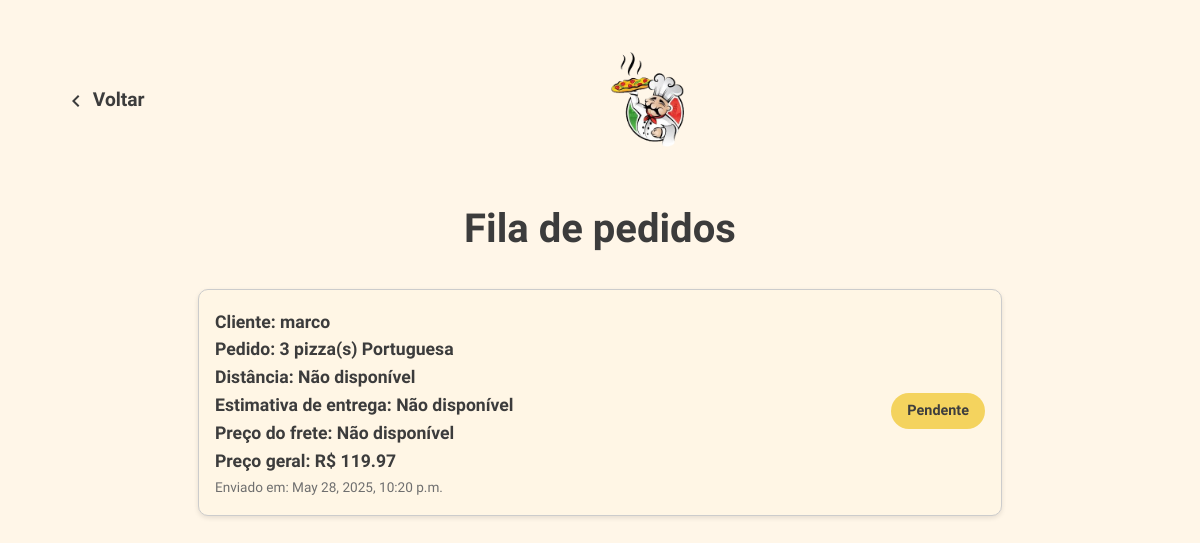
/cliente/fila/, run on an earlier commit of the app's database.
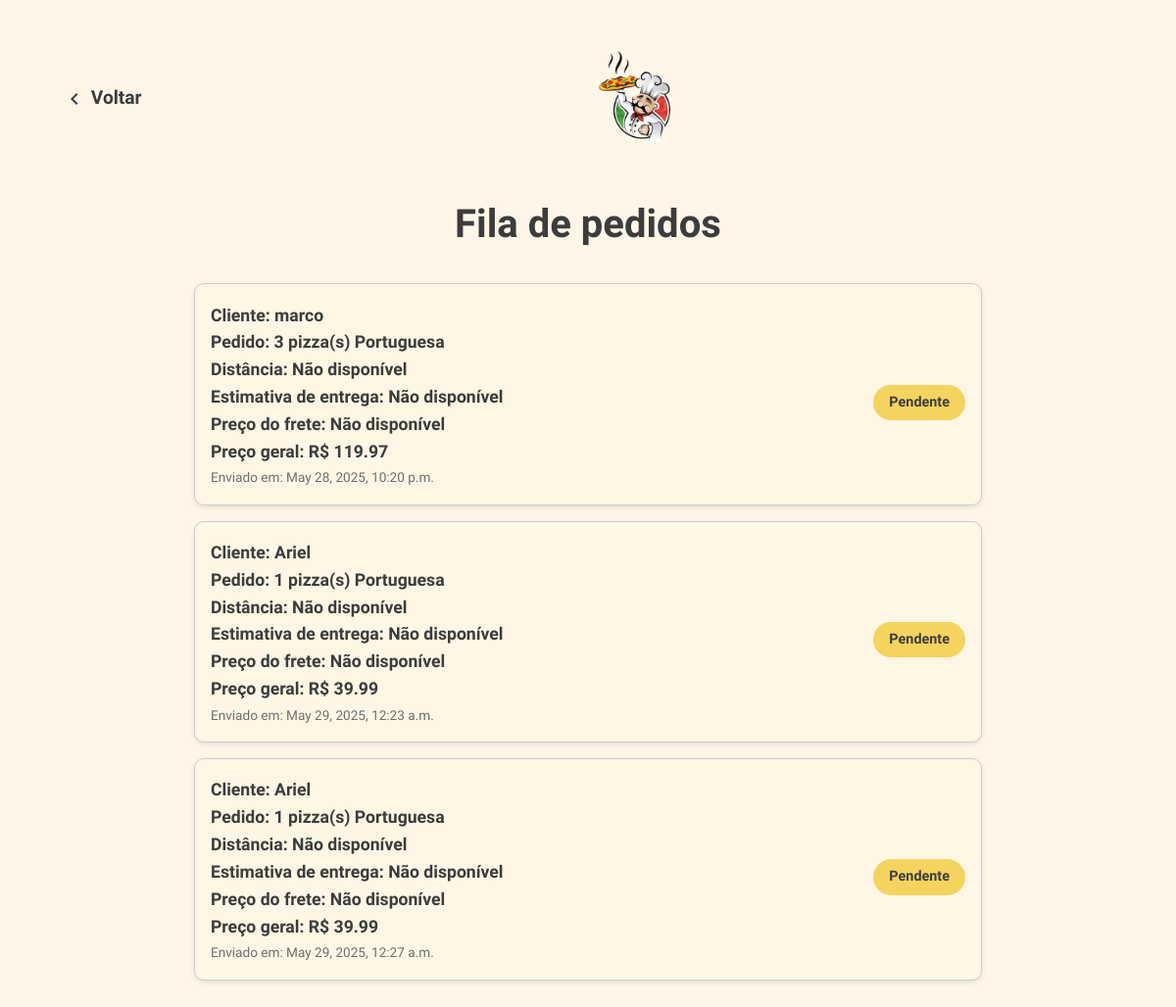
And on a later commit of the database.
### cliente/models.py (models this page shows, shortened)
class Pedido(models.Model):
    TAMANHOS = [('0', 'Grande'), ('1', 'Médio'), ('2', 'Pequeno')]
    BORDAS = [('0', 'Sem borda'), ('1', 'Catupiry'), ('2', 'Cheddar'), ('3', 'Doce de leite')]
    SABORES = [
        ('01', 'Portuguesa'),
        ('02', 'Chocolate'),
        ('03', 'Peixe'),
        ('04', 'Margarita'),
        ('05', 'Quatro-queijos'),
        ('06', 'Marguerita'),
        ('07', 'Calabresa'),
        ('08', 'Peperoni'),
        ('09', 'Alho e óleo'),
    ]
    OPCAO_PAGAMENTO = [
        ('dinheiro', 'Dinheiro'),
        ('debito', 'Cartão de Débito'),
        ('credito', 'Cartão de Crédito'),
        ('pix', 'PIX'),
    ]
    nome = models.CharField(max_length=100)
    cpf = models.CharField(max_length=11)
    endereco = models.CharField(max_length=200)
    quantidade = models.IntegerField()
    borda = models.CharField(max_length=1, choices=BORDAS)
    tamanho = models.CharField(max_length=1, choices=TAMANHOS)
    sabor1 = models.CharField(max_length=2, choices=SABORES, default='01')
    concluido = models.BooleanField(default=False)
    created_at = models.DateTimeField(auto_now_add=True)
    forma_de_pagamento = models.CharField(
        max_length=10,
        choices=OPCAO_PAGAMENTO,
        verbose_name="Forma de Pagamento"
    )

### cliente/views.py (the view)
# urls.py: path('fila/', views.fila_pedidos, name='fila_pedidos'),
def fila_pedidos(request):
    pedidos = Pedido.objects.filter(concluido=False).order_by('id')
    velocidade_media_kmh = 60
    preco_frete_por_km = 0.45
    for pedido in pedidos:
        coord_cliente = obter_coordenadas(pedido.endereco, API_KEY)
        if coord_cliente:
            lat1, lon1 = origem_ufa
            lat2, lon2 = coord_cliente
            distancia_km = haversine(lat1, lon1, lat2, lon2)
            distancia_km *= 1.45
            pedido.quilometragem = round(distancia_km, 1)
            pedido.tempo_entrega = int((distancia_km / velocidade_media_kmh) * 60) + 30
            pedido.preco_frete = round(distancia_km * preco_frete_por_km, 2)
        else:
            pedido.quilometragem = None
            pedido.tempo_entrega = None
            pedido.preco_frete = None
        preco_sabor = PRECO_SABORES.get(pedido.sabor1, 0)
        preco_borda = BORDAS.get(pedido.get_borda_display(), 0)
        preco_tamanho = TAMANHOS.get(pedido.get_tamanho_display(), 0)
        pedido.preco_geral = round(
            pedido.quantidade * (preco_sabor + preco_borda + preco_tamanho) +
            (pedido.preco_frete if pedido.preco_frete else 0), 2
        )
    return render(request, 'cliente/fila_pedidos.html', {'pedidos': pedidos})

### cliente/utils.py (called while the page is built)
def obter_coordenadas(endereco, api_key):
    try:
        url = f"https://api.opencagedata.com/geocode/v1/json?q={endereco}&key={api_key}"
        resposta = requests.get(url)
        resposta.raise_for_status()
        dados = resposta.json()
        if dados['results']:
            lat = dados['results'][0]['geometry']['lat']
            lon = dados['results'][0]['geometry']['lng']
            return (lat, lon)
        else:
            return None
    except requests.exceptions.RequestException:
        return None

### cliente/templates/cliente/fila_pedidos.html (shortened to what this page needs)
{% load static %}
<!DOCTYPE html>
<html lang="pt-br">
  <head>
    <link rel="stylesheet" href="{% static 'css/fila.css' %}" />
    <link rel="stylesheet" href="{% static 'css/style.css' %}" />
  </head>
  <body>
    <header>
      <a href="#" onclick="history.back(); return false;" class="back-arrow" aria-label="Voltar para página anterior">
        <svg viewBox="0 0 24 24" aria-hidden="true" focusable="false">
          <path d="M15.41 7.41L14 6l-6 6 6 6 1.41-1.41L10.83 12z" />
        </svg>Voltar
      </a>
      <a href="/"><img src="{% static 'img/logo.png' %}" alt="Logo Pizzaria" class="logo" /></a>
    </header>
    <div class="container">
      <h1>Fila de pedidos</h1>
      <div class="pedido-lista">
        {% for pedido in pedidos %}
          <div class="pedido">
            <div class="pedido-info">
              <p>
                <strong>Cliente:</strong> {{ pedido.nome }}
              </p>
              <p>
                <strong>Pedido:</strong> {{ pedido.quantidade }} pizza(s) {{ pedido.get_sabor1_display }}
              </p>
              <p>
                <strong>Distância:</strong>
                {% if pedido.quilometragem %}
                  {{ pedido.quilometragem }} km
                {% else %}
                  Não disponível
                {% endif %}
              </p>
              <p>
                <strong>Estimativa de entrega:</strong>
                {% if pedido.tempo_entrega %}
                  {{ pedido.tempo_entrega }} min
                {% else %}
                  Não disponível
                {% endif %}
              </p>
              <p>
                <strong>Preço do frete:</strong>
                {% if pedido.preco_frete %}
                  R$ {{ pedido.preco_frete|floatformat:2 }}
                {% else %}
                  Não disponível
                {% endif %}
              </p>
              <p>
                <strong>Preço geral:</strong> R$ {{ pedido.preco_geral|floatformat:2 }}
              </p>
              <small>Enviado em: {{ pedido.created_at|default:'Data não informada' }}</small>
            </div>
            <div class="pedido-status">
              <span class="status status-pendente">Pendente</span>
            </div>
          </div>
        {% empty %}
          <p>Não há pedidos na fila.</p>
        {% endfor %}
      </div>
    </div>
  </body>
</html>

What changed in the data, as far as the page shows it:
added Pedido: nome "Ariel", quantidade "1", sabor1 "Portuguesa", shows "Não disponível", preco_geral "39.99", created_at "May 29, 2025, 12:23 a.m."
added Pedido: nome "Ariel", quantidade "1", sabor1 "Portuguesa", shows "Não disponível", preco_geral "39.99", created_at "May 29, 2025, 12:27 a.m."
